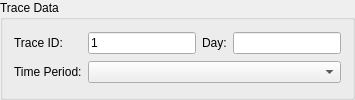
         <widget class="QGroupBox" name="groupBox_2">
          <property name="sizePolicy">
           <sizepolicy hsizetype="Preferred" vsizetype="Maximum">
            <horstretch>0</horstretch>
            <verstretch>0</verstretch>
           </sizepolicy>
          </property>
          <property name="title">
           <string>Trace Data</string>
          </property>
          <layout class="QGridLayout" name="gridLayout_20">
           <item row="1" column="1" colspan="3">
            <widget class="QComboBox" name="comboBox_T41">
             <property name="sizePolicy">
              <sizepolicy hsizetype="MinimumExpanding" vsizetype="Fixed">
               <horstretch>0</horstretch>
               <verstretch>0</verstretch>
              </sizepolicy>
             </property>
            </widget>
           </item>
           <item row="1" column="0">
            <widget class="QLabel" name="label_41">
             <property name="text">
              <string>Time Period:</string>
             </property>
            </widget>
           </item>
           <item row="0" column="2">
            <widget class="QLabel" name="label_40">
             <property name="text">
              <string>Day:</string>
             </property>
            </widget>
           </item>
           <item row="0" column="1">
            <widget class="QLineEdit" name="lineEdit_T112">
             <property name="sizePolicy">
              <sizepolicy hsizetype="Maximum" vsizetype="Fixed">
               <horstretch>0</horstretch>
               <verstretch>0</verstretch>
              </sizepolicy>
             </property>
             <property name="text">
              <string>1</string>
             </property>
            </widget>
           </item>
           <item row="0" column="0">
            <widget class="QLabel" name="label_39">
             <property name="text">
              <string>Trace ID:</string>
             </property>
            </widget>
           </item>
           <item row="0" column="3">
            <widget class="QLineEdit" name="lineEdit_T139">
             <property name="sizePolicy">
              <sizepolicy hsizetype="Maximum" vsizetype="Fixed">
               <horstretch>0</horstretch>
               <verstretch>0</verstretch>
              </sizepolicy>
             </property>
            </widget>
           </item>
          </layout>
         </widget>
